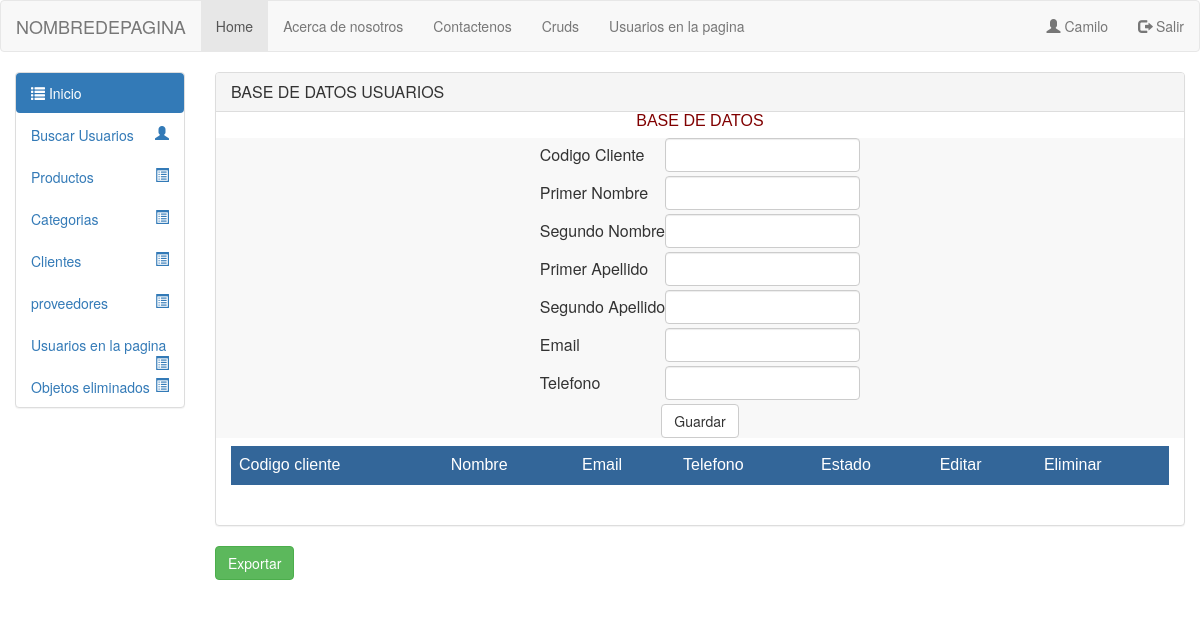
The page /Vista/html/crudcliente.php (signed in) on the database as committed earlier.
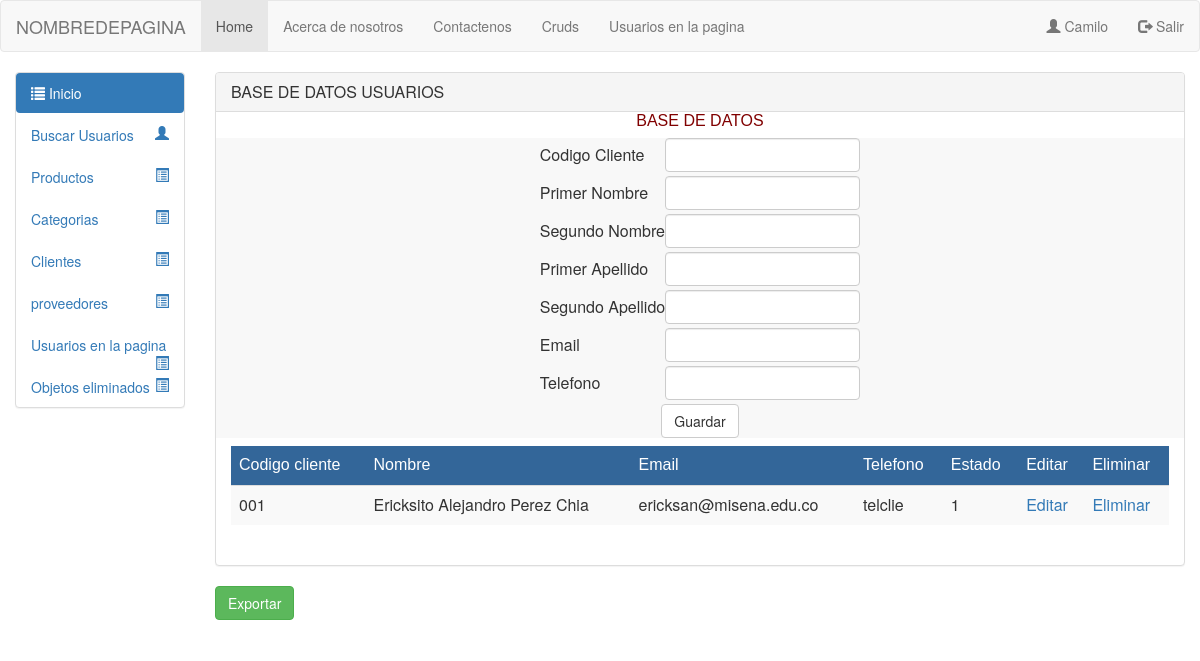
The same page on the database as committed later.
### tables this page shows
CREATE TABLE `listar_clientes_proveedores` (
  `codigo_proveedor_cliente` varchar(50) NOT NULL,
  `primer_nombre_provee_clie` varchar(50) NOT NULL,
  `segundo_nombre_provee_clie` varchar(50) NOT NULL,
  `primer_apellido_provee_clie` varchar(50) NOT NULL,
  `segundo_apellido_provee_clie` varchar(50) NOT NULL,
  `email_proveedor_cliente` varchar(50) NOT NULL,
  `telefono_proveedor_cliente` varchar(50) NOT NULL,
  `estado_proveedor_cliente` tinyint(1) NOT NULL,
  `id_rol_listar` int(11) NOT NULL
);

### Modelo/conexion.php (called while the page is built, shortened)
<?php
class conexion
{
public function __construct()
{
$this->con = new mysqli("localhost", "root", "", "inventcorp");
}
}
?>

### Modelo/clases.php (called while the page is built, shortened)
 <?php
 include("conexion.php");
 class clases extends conexion {
    public function listarclie()
    {
        $q = "select * from listar_clientes_proveedores where estado_proveedor_cliente='1' and id_rol_listar='2' order by codigo_proveedor_cliente";
        $consulta = $this->con->query($q) or die ('failed!' . $this->con->error);
        return $consulta;
    }
	public function escape($string){
		return htmlentities($string, ENT_QUOTES, 'UTF-8');
	}
	}
?>

### Vista/html/crudcliente.php (the view, shortened to what the changed rows need)
<?php
require '../../modelo/clases.php';
?>
<html lang="en">
<head>
<link href="../bootstrap/css/bootstrap.min.css" rel="stylesheet" media="screen">
</head>
<body>
<?php
include_once 'header.php';
?>
<div class="container-fluid">
<div class="row">
<?php
include_once 'menulateral.php';
?>
<div class="col-sm-10 col-md-10">
<div class="panel panel-default">
<div class="row">
 <div class="col-sm-12 col-md-12">
             <div class="col-sm-12 col-md-12">
             <div class="table-responsive">
                    <table class="table table-hover table-striped" align="center">
                    <thead>
                        <tr>
                            <tr style="color:#FFF; background-color:#369">
                            <td style="font-family:Tahoma, Geneva, sans-serif">Codigo cliente</td>
                            <td style="font-family:Tahoma, Geneva, sans-serif">Nombre</td>
                            <td style="font-family:Tahoma, Geneva, sans-serif">Email</td>
                            <td style="font-family:Tahoma, Geneva, sans-serif">Telefono</td>
                            <td style="font-family:Tahoma, Geneva, sans-serif">Estado</td>
                            <td style="font-family:Tahoma, Geneva, sans-serif">Editar</td>
                            <td style="font-family:Tahoma, Geneva, sans-serif">Eliminar</td>
                        </tr>
                    </thead>
                    <?php
                    $objeto= new clases;
                    $res=$objeto->listarclie();
                     while($row = $res->fetch_array(MYSQLI_ASSOC)){
                      ?>
                        <tr>
                            <td><?php echo $row['codigo_proveedor_cliente']; ?></td>
                            <td>
                                <?php
                                  echo $objeto->escape($row['primer_nombre_provee_clie']." ");
                                  echo $objeto->escape($row['segundo_nombre_provee_clie']." ");
                                  echo $objeto->escape($row['primer_apellido_provee_clie']." ");
                                  echo $objeto->escape($row['segundo_apellido_provee_clie']);
                                ?>
                                </td>
                            <td><?php echo $row['email_proveedor_cliente']; ?></td>
                            <td><?php echo $row['telefono_proveedor_cliente']; ?></td>
                            <td><?php echo $row['estado_proveedor_cliente']; ?></td>
                            <td>
                                <a href="crudcliente.php?edit=<?php echo $row['codigo_proveedor_cliente']; ?>">Editar</a>
                            </td>
                            <td>
                                <a href="../../controlador/controler1.php?del=<?php echo $row['codigo_proveedor_cliente']; ?>">Eliminar</a>
                            </td>
                        </tr>
                    <?php
                   } $objeto->CloseDB();?>
                </table>
                <br/>
             </div>
                </div>
              </div>
            </div>
        </div>
        </div>
</div>
</div>
    </body>
</html>

Rows that differ between the two databases and show on the page:
added listar_clientes_proveedores: codigo_proveedor_cliente "001", primer_nombre_provee_clie "Ericksito", segundo_nombre_provee_clie "Alejandro", primer_apellido_provee_clie "Perez", segundo_apellido_provee_clie "Chia", email_proveedor_cliente "ericksan@misena.edu.co", telefono_proveedor_cliente "telclie", estado_proveedor_cliente "1"
